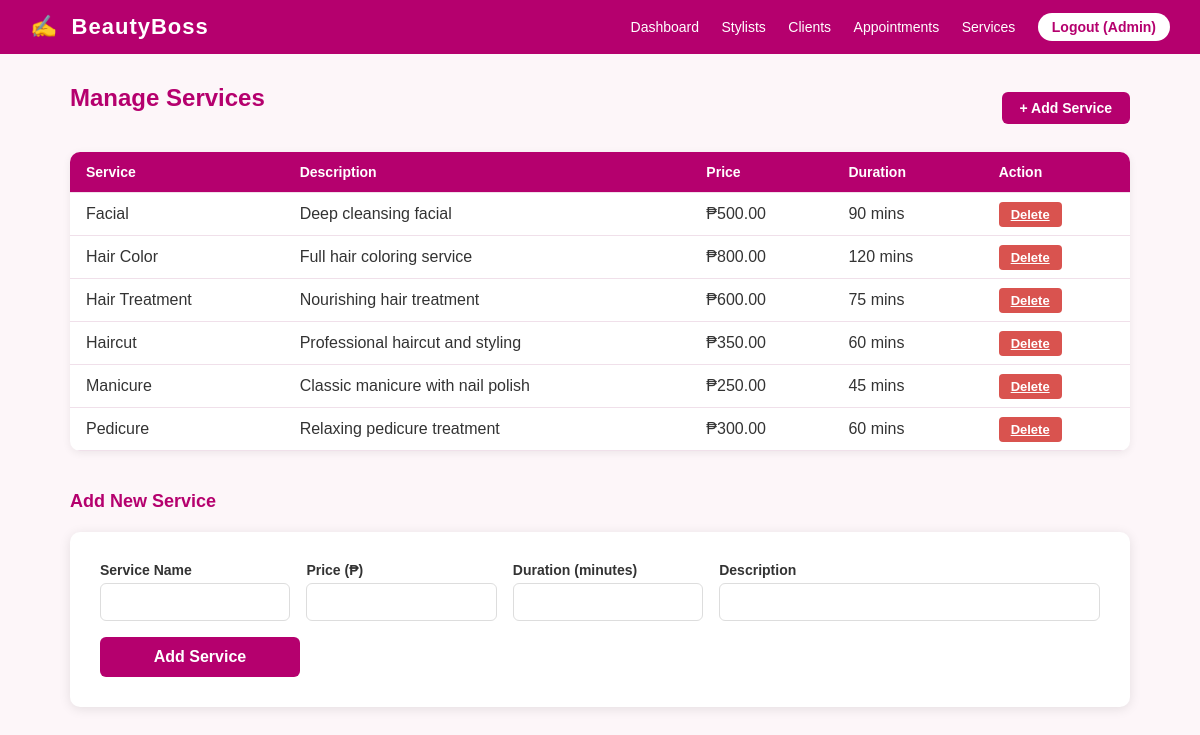
Page /manage_services.php (signed in) on the committed database.
### tables this page shows
CREATE TABLE IF NOT EXISTS services (
    id INT AUTO_INCREMENT PRIMARY KEY,
    name VARCHAR(100) NOT NULL,
    description TEXT,
    price DECIMAL(10,2) NOT NULL,
    duration INT NOT NULL COMMENT 'duration in minutes'
);

### manage_services.php (the view, shortened to what this page needs)
<?php
require 'database_config.php';
$services = $pdo->query("SELECT * FROM services ORDER BY name")->fetchAll();
?>
<!DOCTYPE html>
<html lang="en">
<head>
    <link rel="stylesheet" href="style.css">
</head>
<body>
<?php include 'navbar.php'; ?>
<div class="container">
    <div class="top-bar">
        <div class="page-title">Manage Services</div>
        <a href="#add-form" class="btn-add">+ Add Service</a>
    </div>
    <table>
        <thead>
            <tr><th>Service</th><th>Description</th><th>Price</th><th>Duration</th><th>Action</th></tr>
        </thead>
        <tbody>
            <?php foreach ($services as $s): ?>
            <tr>
                <td><?= htmlspecialchars($s['name']) ?></td>
                <td><?= htmlspecialchars($s['description']) ?></td>
                <td>&#8369;<?= number_format($s['price'], 2) ?></td>
                <td><?= $s['duration'] ?> mins</td>
                <td>
                    <a href="?delete=<?= $s['id'] ?>" class="btn-sm btn-delete"
                       onclick="return confirm('Delete this service?')">Delete</a>
                </td>
            </tr>
            <?php endforeach; ?>
        </tbody>
    </table>
    <div id="add-form" style="margin-top:40px;">
        <div class="page-title" style="font-size:18px;">Add New Service</div>
        <div class="form-card" style="margin:0;max-width:100%;">
            <form method="POST">
                <div style="display:flex;gap:16px;flex-wrap:wrap;">
                    <div class="form-group" style="flex:1;min-width:180px;">
                        <label>Service Name</label>
                        <input type="text" name="name" required>
                    </div>
                    <div class="form-group" style="flex:1;min-width:180px;">
                        <label>Price (&#8369;)</label>
                        <input type="number" name="price" step="0.01" required>
                    </div>
                    <div class="form-group" style="flex:1;min-width:180px;">
                        <label>Duration (minutes)</label>
                        <input type="number" name="duration" required>
                    </div>
                    <div class="form-group" style="flex:2;min-width:200px;">
                        <label>Description</label>
                        <input type="text" name="description">
                    </div>
                </div>
                <button type="submit" class="btn" style="max-width:200px;">Add Service</button>
            </form>
        </div>
    </div>
</div>
</body>
</html>

### navbar.php (shortened to what this page needs)
<nav class="navbar">
    <div class="nav-brand">
        <span class="brand-icon">&#9997;</span> BeautyBoss
    </div>
    <div class="nav-links">
        <?php if (isset($_SESSION['user_id'])): ?>
            <?php if ($_SESSION['role'] === 'admin'): ?>
                <a href="admin_dashboard.php">Dashboard</a>
                <a href="manage_stylists.php">Stylists</a>
                <a href="manage_clients.php">Clients</a>
                <a href="manage_appointments.php">Appointments</a>
                <a href="manage_services.php">Services</a>
            <?php elseif ($_SESSION['role'] === 'stylist'): ?>
                <a href="stylist_dashboard.php">Dashboard</a>
                <a href="stylist_appointments.php">My Appointments</a>
            <?php elseif ($_SESSION['role'] === 'client'): ?>
                <a href="client_dashboard.php">Dashboard</a>
                <a href="book_appointment.php">Book Appointment</a>
                <a href="my_appointments.php">My Appointments</a>
            <?php endif; ?>
            <a href="logout.php" class="btn-logout">Logout (<?= htmlspecialchars($_SESSION['name']) ?>)</a>
        <?php else: ?>
            <a href="login.php">Login</a>
            <a href="register.php" class="btn-register">Register</a>
        <?php endif; ?>
    </div>
</nav>

### style.css (style rules this page uses)
* { margin: 0; padding: 0; box-sizing: border-box; }
body { font-family: Arial, sans-serif; background: #fdf6f9; color: #333; }
.navbar { display: flex; justify-content: space-between; align-items: center; background: #b5006e; padding: 14px 30px; color: white; }
.nav-brand { font-size: 22px; font-weight: bold; letter-spacing: 1px; }
.brand-icon { margin-right: 6px; }
.nav-links a { color: white; text-decoration: none; margin-left: 18px; font-size: 14px; }
.btn-logout { background: #fff; color: #b5006e !important; padding: 6px 14px; border-radius: 20px; font-weight: bold; }
.container { max-width: 1100px; margin: 30px auto; padding: 0 20px; }
.page-title { font-size: 24px; font-weight: bold; color: #b5006e; margin-bottom: 20px; }
table { width: 100%; border-collapse: collapse; background: white; border-radius: 10px; overflow: hidden; box-shadow: 0 2px 8px rgba(0,0,0,0.07); }
th, td { padding: 12px 16px; text-align: left; border-bottom: 1px solid #f0e0ea; }
th { background: #b5006e; color: white; font-size: 14px; }
.form-card { background: white; border-radius: 10px; padding: 30px; max-width: 480px; margin: 40px auto; box-shadow: 0 2px 12px rgba(0,0,0,0.1); }
.form-group { margin-bottom: 16px; }
.form-group label { display: block; font-weight: bold; margin-bottom: 5px; font-size: 14px; }
.form-group input, .form-group select, .form-group textarea { width: 100%; padding: 10px 12px; border: 1px solid #ddd; border-radius: 6px; font-size: 14px; }
.btn { width: 100%; padding: 11px; background: #b5006e; color: white; border: none; border-radius: 6px; font-size: 16px; cursor: pointer; font-weight: bold; }
.btn-sm { padding: 5px 12px; font-size: 13px; border-radius: 4px; border: none; cursor: pointer; font-weight: bold; width: auto; }
.btn-delete { background: #d9534f; color: white; }
.top-bar { display: flex; justify-content: space-between; align-items: center; margin-bottom: 20px; }
.top-bar a.btn-add { background: #b5006e; color: white; padding: 8px 18px; border-radius: 6px; text-decoration: none; font-size: 14px; font-weight: bold; }

### rows in the picture
services: name "Facial", description "Deep cleansing facial", price "500.00", duration "90"
services: name "Hair Color", description "Full hair coloring service", price "800.00", duration "120"
services: name "Hair Treatment", description "Nourishing hair treatment", price "600.00", duration "75"
services: name "Haircut", description "Professional haircut and styling", price "350.00", duration "60"
services: name "Manicure", description "Classic manicure with nail polish", price "250.00", duration "45"
services: name "Pedicure", description "Relaxing pedicure treatment", price "300.00", duration "60"

### other values in the picture
$_SESSION['name'] "Admin"
